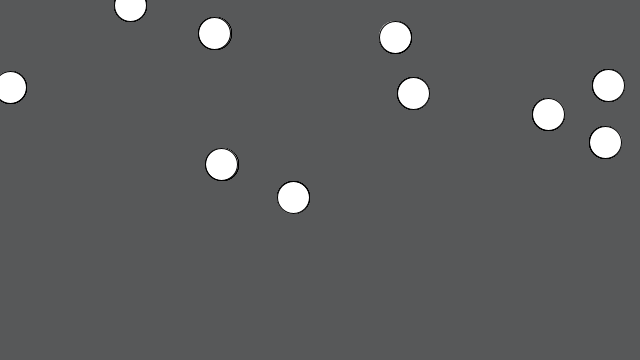
Frame 1 (no input)
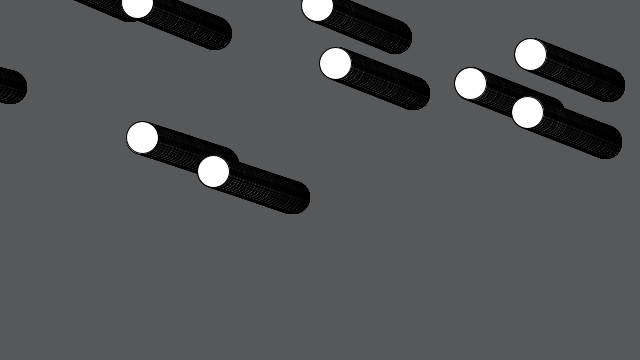
Frame 60 (the mouse pressed at the canvas centre just before this capture)
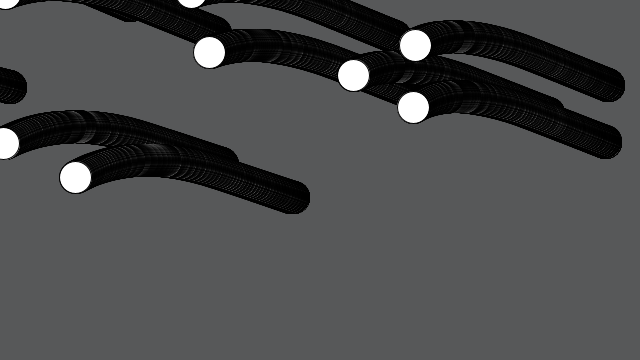
Frame 120 (the mouse held since frame 60 and released just before this capture)

The Processing sketch that drew these frames (run headless with seeded random() and noise(); from frame 60 on, the mouse is pressed at the canvas centre):

// Processing sketch: exo_2_10_Repel_Attract_To_Mouse
// ── exo_2_10_Repel_Attract_To_Mouse.pde
class Mover {
  
  PVector location;
  PVector velocity;
  PVector acceleration;
  
  float size;
  float mass;
  float G;
  
  float tx = 1500;
  
  Mover(float x, float y, float s, float m, boolean velocityDir){
    size = s * m;
    G = 0.4;
    location = new PVector(x, y);
    if(velocityDir){
      velocity = new PVector(0,0);  
    } else {
      velocity = new PVector(0,0);
    }
    
    acceleration = new PVector(0, 0);
    mass = m;
    }
  
  void update(){
    velocity.add(acceleration);
    location.add(velocity);
    acceleration.mult(0);
  }
  
  void applyForce(PVector f){
    PVector divResult = PVector.div(f, mass);
    acceleration.add(divResult);
  }

  void display(){
    stroke(0);
    fill(255);
    ellipse(location.x, location.y, size,size);
    tx+= 0.1;
  }
  
   PVector attract(PVector mLocation, float mMass, boolean fromMouse){
    PVector force = PVector.sub(mLocation, location);
    float distance = force.mag();
    distance = constrain(distance, 5, 25);
    force.normalize();
    float strength = (G * mass * mMass) / (distance * distance);
    force.mult(strength);
    if(!fromMouse){
      force.mult(-1);
    }
    return force;
  }
  
}
// ── Attractor.pde
class Attractor {
  float mass;
  PVector location;
  float G;
  
  boolean dragging = false;
  boolean rollover = false;
  PVector dragOffset;
  
  Attractor(float x, float y, float m){
    location = new PVector(x, y, m);
    mass = m;
    G = 0.4;
    dragOffset = new PVector(0.0, 0.0);
  }
  
  PVector attract(Mover m){
    PVector force = PVector.sub(location, m.location);
    float distance = force.mag();
    distance = constrain(distance, 5, 25);
    force.normalize();
    float strength = (G * mass * m.mass) / (distance * distance);
    force.mult(strength);
    
    return force;
  }
  
  void display(){
    stroke(2);
    if(dragging) fill(0, 0);
    else if(rollover) fill(100);
    else fill(255);
    ellipse(location.x, location.y, 16, 16);
  }
  
  void clicked(int mx, int my){
    float d = dist(mx, my, location.x, location.y);
    if(d < mass){
      dragging = true;
      dragOffset.x = location.x-mx;
      dragOffset.y = location.y-my;
    }
  }
  
  void hover(int mx, int my){
    float d = dist(mx, my, location.x, location.y);
    if(d < mass){
      rollover = true;
    } else {
      rollover = false;
    }
  }
  
  void stopDragging(){
    dragging = false;
  }
  
  void drag(){
    if(dragging){
      location.x = mouseX + dragOffset.x;
      location.y = mouseY + dragOffset.y;
    }
  }
}
// ── main.pde

Mover[] movers = new Mover[10];
Attractor[] attractors = new Attractor[2];

void settings() {
  size(640, 360);
}

void setup() {
  background(87,88,89);
  for(int i = 0; i < movers.length; i++){
    movers[i] = new Mover(random(0, width), random(0, height), 16, 2, true);
  }
  
  
}

void draw(){
  for(int i = 0; i<movers.length; i++){
    for(int j = 0; j<movers.length; j++){
      if(i != j){
        PVector f = movers[j].attract(movers[i].location, movers[i].mass, false);
        PVector fMouse = movers[j].attract(new PVector(mouseX, mouseY), 1, true);
        movers[i].applyForce(fMouse);
        movers[i].update();
        movers[i].display();
      }
    }
  }
}
